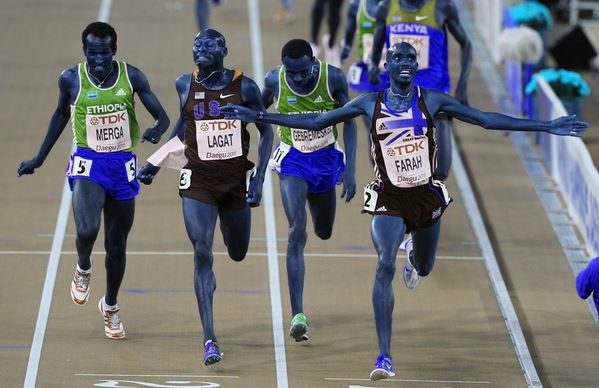
#> input picture objectrecogniton/Data/mo.png, 599 x 388 px, found by its file name
$ jupyter execute HoGfeatures.ipynb   (older library calls are emulated)
#> lines starting #> are read from the running program, lines starting #| are printed output that depends on the picture; after the words box and inside, x2 and y2 are one past the last pixel; in counts of white or black regions, pixels touching at a corner belong together; long printed decimals are rounded
# Histogram of Oriented Gradients: Step-by-Step
* Author: Johannes Maucher
* Last update: 20.04.2022

Histogram of Oriented Gradients (HoG) is a global feature representation, in the sense that one feature description is calculated for the entire image or an image-patch. The descriptor is a vector which contains many histograms. Each histogram belongs to a local area within the image and counts the frequency of gradient-directions in this local area.

In images gradients in x- and y-direction, can easily be calculated by filters like *Prewitt*, *Sobel*, or the first-order derivative of a Gaussian. The magnitude of a gradient is large at edges and the orientation of the gradient-vector indicates the orientation of edges. Hence HoG-features encode the structure of objects in an image and can be applied for all detection and recognition tasks, for which structure-information is assumed to be crucial.

HoG is particularly well suited for human detection and tracking. For this task it has initially be investigated in [Dalal and Triggs; Histograms of Oriented Gradients for Human Detection](http://lear.inrialpes.fr/people/triggs/pubs/Dalal-cvpr05.pdf).

In this notebook the calculation of a HoG-descriptor of an image-patch is demonstrated step-by-step. In follow-up notebooks the application of HoG-descriptors for the detection of pedestrians in images and for tracking of pedestrians in videos are demonstrated.

[cell 1]
#from __future__ import print_function
#from imutils.object_detection import non_max_suppression
#from imutils import paths
import numpy as np
#import imutils
import cv2
#from PIL import Image
from matplotlib import pyplot as plt
np.set_printoptions(precision=2,suppress=True)

[cell 2]
imagePath="../Data/mo.png"
image = cv2.imread(imagePath)
#> image is the input picture: shape (388, 599, 3); mean B, G, R 117.7, 114.4, 112.7
print(type(image))
#| <class 'numpy.ndarray'>
plt.figure(figsize=(12,10))
plt.axis("off")
plt.imshow(image)
plt.show()

## Extract Image Patch
HoG are calculated for image patches (i.e. sub-windows within the image). For example in a pedestrian-detection task a window is slided over the entire image. At each window-position the HoG-descriptor is calculated. This HoG-descriptor is then passed to a binary classifier, e.g. a Support-Vector-Machine (SVM), which determines whether or not there is a pedestrian in the current sub-window.

In this exercise a patch-size of 128 rows and 64 columns is applied. In the code cell below the upper-left corner of the patch is at position `Location`. The patch is further subdivided into regions of size $8 \times 8$. For each of these region an individual histogram is calculated. The entire HoG-descriptor of the patch is the concatenation of all regional histograms within the patch.

> **Note:** The origin of the numpy-array, to which the image has been imported by `cv2.imread()` is at the upper-left corner. The first axis corresponts to the vertical, the second to the horizontal and the third to the channel-dimension.

[cell 3]
np_im=image.copy()
#Location=[0,0]
Location=[120,190]  # first component is vertical axis, second is horizontal axis
PatchSize=[128,64]  # first component is vertical axis, second is horizontal axis
numlinesY=int(PatchSize[0]/8)
numlinesX=int(PatchSize[1]/8)

#Draw frame around selected patch
plt.figure(figsize=(12,10))
cv2.rectangle(np_im, (Location[1], Location[0]),
                      (Location[1]+PatchSize[1],Location[0]+PatchSize[0]),
                     (0, 0, 255), 1)

#Draw region boundaries within the patch
for x in range(numlinesX):
    cv2.line(np_im,(Location[1]+8*(x+1),Location[0]),
                   (Location[1]+8*(x+1),Location[0]+PatchSize[0]),
                   (0, 0, 255), 1)
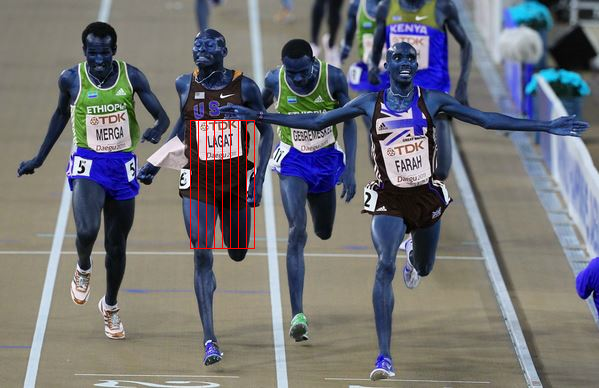
#> np_im: shape (388, 599, 3); mean B, G, R 117.3, 113.9, 113.7
for y in range(numlinesY):
    cv2.line(np_im,(Location[1],Location[0]+8*(y+1)),
                   (Location[1]+PatchSize[1],Location[0]+8*(y+1)),
                   (0, 0, 255), 1)
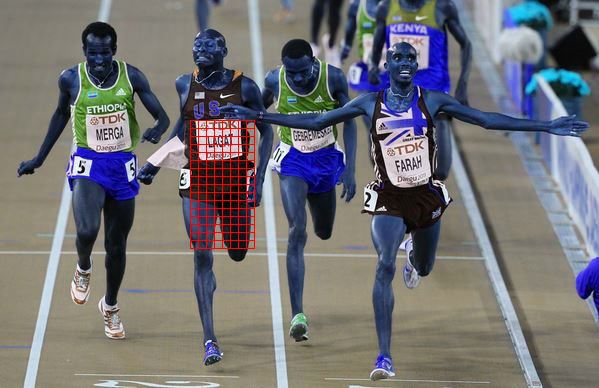
#> np_im: shape (388, 599, 3); 0.36% of pixels changed, all inside (x1, y1, x2, y2) = (191, 128, 254, 241)
plt.imshow(np_im)
plt.show()

## Calculate Gradient
### Apply Sobel Filter to calculate partial derivations
For each of the 3 channels the derivation in x- and y-direction is calculated by applying the *Sobel-filter*.

[cell 4]
np_im2=image.copy()
gx = cv2.Sobel(np_im2, cv2.CV_32F, 1, 0, ksize=1)
gy = cv2.Sobel(np_im2, cv2.CV_32F, 0, 1, ksize=1)
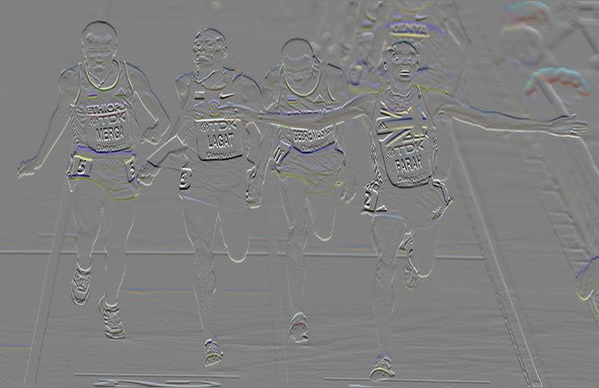
#> gy: shape (388, 599, 3) float32; mean B, G, R 0.1, 0.2, 0.2; drawn with min black and max white

[cell 5]
print(gx.shape)
#| (388, 599, 3)
print(gy.shape)
#| (388, 599, 3)

[cell 6]
plt.figure(figsize=(12,10))
plt.imshow(gx,)
plt.show()

[cell 7]
gx.shape

[cell 8]
plt.figure(figsize=(12,10))
plt.imshow(gy)
plt.show()

### Analyse Pixels and Gradients in a $8 \times 8$ region
For the upper left $8 \times 8$-region of the selected patch the pixel values of channel `Chan` are displayed and visualized in the following code cells. There is a vertical edge in within this region. Hence there should be high values for the gradients in direction of *x*.

> **Note:** In this notebook an angle of 0 degrees points to the right and an angle of 90 degrees points to the top.

[cell 9]
Chan=0  # Channel to be used for visualisation
W=8     # Region-width and -height

Pixel values in the selected channel at the selected region:

[cell 10]
print(np_im2[Location[0]:Location[0]+W,Location[1]:Location[1]+W,Chan])
#| [[ 30  17  31  26 102 114  98 102]
#|  [ 47  45  36  30  50 133 235 244]
#|  [ 30  31  59  56   0  82 232 210]
#> (further printed lines are left out)

[cell 11]
plt.imshow(np_im2[Location[0]:Location[0]+W,Location[1]:Location[1]+W])
plt.show()

Gradient $g_x$ in x-direction of the selected channel:

[cell 12]
print(gx[Location[0]:Location[0]+W,Location[1]:Location[1]+W,Chan])
#| [[-15.   1.   9.  71.  88.  -4. -12.  25.]
#|  [  2. -11. -15.  14. 103. 185. 111.  13.]
#|  [  1.  29.  25. -59.  26. 232. 128. -15.]
#> (further printed lines are left out)

Gradient $g_y$ in y-direction of the selected channel:

[cell 13]
print(gy[Location[0]:Location[0]+W,Location[1]:Location[1]+W,Chan])
#| [[  31.   23.    8.    4.   26.   99.  165.  152.]
#|  [   0.   14.   28.   30. -102.  -32.  134.  108.]
#|  [  -8.   -9.  -25.    3.  -50.  -69.  -13.  -49.]
#> (further printed lines are left out)

### Magnitude and Angle of the Gradients
The magnitude and the direction of the gradient can be calculated as follows:

$$
|g| = \sqrt{g_x^2+g_y^2}
$$
$$
\Theta = arctan\left( \frac{g_y}{g_x}\right)
$$

For this calculation *opencv*'s `cartToPolar()`-function can be applied:

[cell 14]
mag, angle = cv2.cartToPolar(gx, gy, angleInDegrees=True)
print(mag.shape)
#| (388, 599, 3)
print(angle.shape)
#| (388, 599, 3)

For ease of visualization, magnitude and angle are represented as integers:

[cell 15]
mag=mag.astype(int)
angle=angle.astype(int)

Gradient-magnitude of the selected channel and region:

[cell 16]
print(mag[Location[0]:Location[0]+W,Location[1]:Location[1]+W,Chan])
#| [[ 34  23  12  71  91  99 165 154]
#|  [  2  17  31  33 144 187 174 108]
#|  [  8  30  35  59  56 242 128  51]
#> (further printed lines are left out)

[cell 17]
plt.figure(figsize=(12,10))
plt.imshow(mag)
plt.show()

[cell 18]
mag.shape

## Apply max-operator over channels

Up to now gradients have been calculated for all channels individually. For calculating the HOG-descriptor, at each pixel-position the channel with the highest gradient at this position is determined. Only the gradients of the locally strongest channel are applied in the HoG-descriptor.

The array `maxChan`, as calculated below, contains for each pixel the channel with the highest magnitude at the pixel's position.

[cell 19]
maxChan=np.argmax(mag,axis=2)
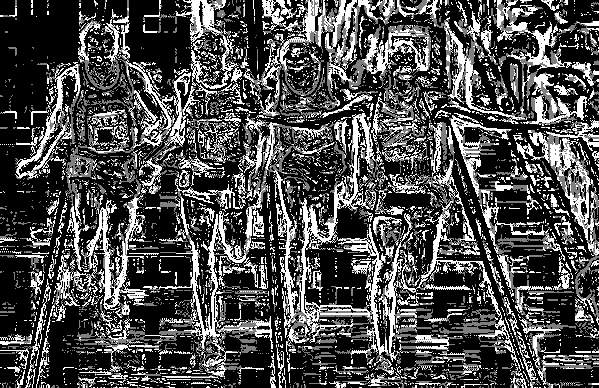
#> maxChan: shape (388, 599) int64; min 0, max 2, mean 0.604; drawn with min black and max white
print(maxChan.shape)
#| (388, 599)

As shown below, at the upper-left pixel in the selected patch channel 0 has the strongest gradient. One pixel below, the highest gradient-magnitude is in channel 1.

[cell 20]
print(maxChan[Location[0]:Location[0]+W,Location[1]:Location[1]+W])
#| [[0 0 0 1 1 1 1 1]
#|  [1 1 2 1 1 0 0 2]
#|  [1 0 0 0 1 0 0 1]
#> (further printed lines are left out)

Calculate a 2-dimensional array, which contains only the **gradient-magnitude** of the locally *strongest* channel (strongest=channel with highest gradient).

[cell 21]
maxmag=np.zeros(maxChan.shape)
for r in range(maxChan.shape[0]):
    for c in range(maxChan.shape[1]):
        maxmag[r,c]=mag[r,c,maxChan[r,c]]
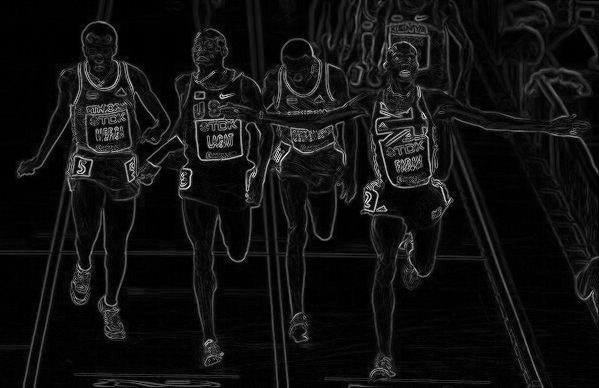
#> maxmag: shape (388, 599) float64; min 0, max 347, mean 23.4; drawn with min black and max white
print(maxmag.shape)
#| (388, 599)

Visualisation of the maximum Gradient:

[cell 22]
plt.figure(figsize=(12,10))
plt.imshow(maxmag)
plt.show()

Calculate a 2-dimensional array, which contains only the **gradient-angles** of the locally *strongest* channel (strongest=channel with highest gradient).

[cell 23]
maxangle=np.zeros(maxChan.shape)
for r in range(maxChan.shape[0]):
    for c in range(maxChan.shape[1]):
        maxangle[r,c]=angle[r,c,maxChan[r,c]]
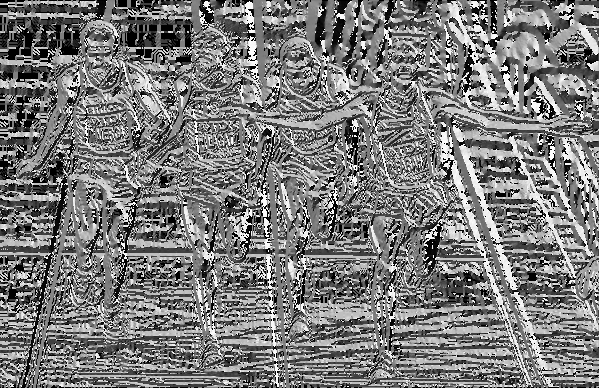
#> maxangle: shape (388, 599) float64; min 0, max 359, mean 173.5; drawn with min black and max white
print(maxangle.shape)
#| (388, 599)

Strongest gradient-magnitudes in the selected region:

[cell 24]
print(maxmag[Location[0]:Location[0]+W,Location[1]:Location[1]+W])
#| [[ 34.  23.  12.  96. 115. 130. 203. 184.]
#|  [  4.  27.  32.  54. 168. 187. 174. 120.]
#|  [  9.  30.  35.  59.  89. 242. 128.  77.]
#> (further printed lines are left out)

Strongest gradient-angles in the selected region:

[cell 25]
print(maxangle[Location[0]:Location[0]+W,Location[1]:Location[1]+W])
#| [[115.  87.  41.   0.  21.  97. 100.  87.]
#|  [180. 154. 126.  27. 323. 350.  50.  92.]
#|  [237. 342. 315. 177. 313. 343. 354. 228.]
#> (further printed lines are left out)

## Create Histogram of single $8 \times 8$-region

For each $8 \times 8$-region of the selected patch a 9-bin histogram is calculated. The bin-centers are

$$0°,20°,40°,60°,80°,100°,120°,140°,160°.$$

Gradient angles $\Theta$ with a value of $\Theta>180°$ are mapped to their opposite direction $\Theta'=\Theta-180°$.

[cell 26]
def anglemapper(x):
    if x >=180:
        return x-180
    else:
        return x

[cell 27]
vfunc = np.vectorize(anglemapper)
mappedAngles=(vfunc(maxangle))
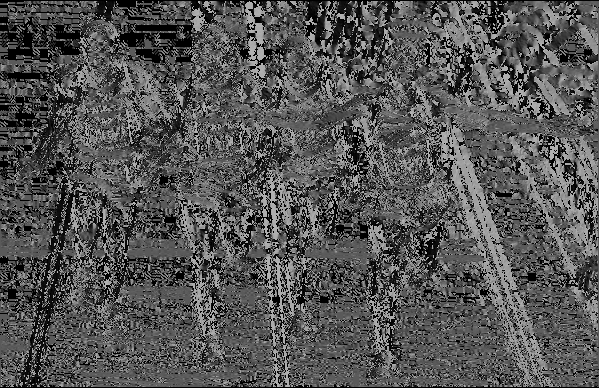
#> mappedAngles: shape (388, 599) float64; min 0, max 179, mean 84.2
print(mappedAngles[Location[0]:Location[0]+W,Location[1]:Location[1]+W])
#| [[115.  87.  41.   0.  21.  97. 100.  87.]
#|  [  0. 154. 126.  27. 143. 170.  50.  92.]
#|  [ 57. 162. 135. 177. 133. 163. 174.  48.]
#> (further printed lines are left out)

After this mapping into the range $\left[ 0,180 \right]$, each of the 64 gradient-angles in the region contributes to one or two bins of the histogram as follows:

* If the gradient-angle $\Theta_{ij}$ is equal to one of the 9 bin-centers, then position $i,j$ adds the value $|g_{ij}|$ to the bin with center $\Theta_{ij}$, where $|g_{ij}|$ is the gradient-magnitude at position $i,j$.

* If the gradient-angle $\Theta_{ij}$ lies between two bin-centers, where $\Theta_L$ is the next lower and $\Theta_R$ ist the next higher bin-center, then position $i,j$ adds
    * the value $|g_{ij}| \cdot r$ to the bin with center $\Theta_R$, and
    * the value $|g_{ij}| \cdot (1-r)$ to the bin with center $\Theta_L$,

    where

    $$r=\frac{\Theta_{ij}-\Theta_L}{20}.$$

    Due to the circular nature of angles, the next higher bin center $\Theta_R$ for all angles $160°<\Theta_{ij}<180°$ is $0°$.

 **Example:** Assume that at a given pixel the gradient-magnitude is $|g|=40$ and the gradient-angle is $325°$. The gradient-angle is mapped to $\Theta=325-180=145$. The next lower bin-center is $\Theta_L=140$, the next higher bin-center is $\Theta_R=160$. This gradient contributes a value of $0.25 \cdot 40 = 10$ to the bin centered at $\Theta_R=160$ and a value of $0.75 \cdot 40 = 30$ to the bin centered at $\Theta_L=140$.

The function `createHist()`, as defined in the following code cell, calculates for the gradient-angles `AngArray` and the gradient magnitudes `MagArray` of a given array the corresponding histogram.

[cell 28]
def createHist(AngArray,MagArray,BS=20,BINS=9):
#> called with AngArray = array of shape (8, 8), MagArray = array of shape (8, 8), BS = 20, BINS = 9
    hist=np.zeros(BINS)
    for r in range(AngArray.shape[0]):
        for c in range(AngArray.shape[1]):
            #print(AngArray[r,c])
            binel,rem = np.divmod(AngArray[r,c],BS)
            weightR=rem*1.0/BS
            weightL=1-weightR
            deltaR=MagArray[r,c]*weightR
            deltaL=MagArray[r,c]*weightL
            binL=int(binel)
            binR=np.mod(binL+1,BINS)
            hist[binL]+=deltaL
            hist[binR]+=deltaR
#> after the loop, hist = [1796.5, 331.2, 240, 175.5, 257.9, 476.2, 173.9, 406.6, 1148.1]
    return hist

Next, we apply this function `createHist()` for calculating the histogram of the upper left region in the selected patch:

[cell 29]
spotAngles=mappedAngles[Location[0]:Location[0]+W,Location[1]:Location[1]+W]
spotMag=maxmag[Location[0]:Location[0]+W,Location[1]:Location[1]+W]
spotHist=createHist(spotAngles,spotMag)
#> spotHist has the same summary as hist in createHist
print('Gradient histogram of the selected region:')
print(spotHist)
#| [1796.55  331.25  240.05  175.45  257.9   476.25  173.9   406.55 1148.1 ]

[cell 30]
plt.bar(range(9),spotHist)
plt.xticks(range(9),[0,20,40,60,80,100,120,140,160])
plt.title("Histogram of Gradients in selected patch")
plt.show()

## Normalization

The historgrams of gradients must be normalized in order to make them robust with respect to overall lighting. For example, consider the case, where a stronger lighting of the scene yields a doubling of all pixel values. Then also the gradient-magnitudes and thus the histogram-values will be doubled. In order to avoid this a *L2-normalization* is applied. However, this normalization is not processed across a single histogram but across a *super-region* of size $16 \times 16$, which is covered by 4 histograms.

The following code cells draws the first two super-regions in the upper-left part of the considered patch. Each super-region contains $2 \times 2$ regions of size $8 \times 8$. First a 36-Bin normalized histogram is calculated for the green super-region. Then the window is shifted by 8 pixels to the right to the position of the red super-region and so on. All in all there will be $7 \times 15 =105$ super-region positions within this patch, resulting in a HoG-descriptor of length $105 \times 36 = 7380 Bins.$

[cell 31]
patch = np_im[Location[0]:Location[0]+PatchSize[0],Location[1]:Location[1]+PatchSize[1]].copy()
SR=16
plt.figure(figsize=(14,10))
cv2.rectangle(patch, (W, 0), (W+SR,SR),(255, 0, 0), 1)
cv2.rectangle(patch, (0, 0), (SR,SR),(0, 255, 0), 1)
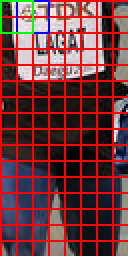
#> patch: shape (128, 64, 3) (shown 2 times larger); mean B, G, R 62.5, 58.6, 114.8
plt.imshow(patch)
plt.show()

In the following code-cells the normalized 36-Bin histogram for the green super-region is calculated.

First, the four 9-Bin histograms for the regions within the green super-region are obtained:

[cell 32]
hist11=spotHist
#> hist11 has the same summary as hist in createHist
print(hist11)
#| [1796.55  331.25  240.05  175.45  257.9   476.25  173.9   406.55 1148.1 ]
spotAngles=mappedAngles[Location[0]:Location[0]+W,Location[1]+W:Location[1]+2*W]
spotMag=maxmag[Location[0]:Location[0]+W,Location[1]+W:Location[1]+2*W]
hist12=createHist(spotAngles,spotMag)
#> hist12 = [232.4, 529, 568, 484.2, 1899.9, 968.3, 264.9, 241.9, 237.5]
print(hist12)
#| [ 232.4   528.95  568.    484.2  1899.9   968.25  264.85  241.95  237.5 ]
spotAngles=mappedAngles[Location[0]+W:Location[0]+2*W,Location[1]:Location[1]+W]
spotMag=maxmag[Location[0]+W:Location[0]+2*W,Location[1]:Location[1]+W]
hist21=createHist(spotAngles,spotMag)
#> hist21 = [2723.5, 209.6, 41.65, 24, 24.8, 49.3, 182.7, 207.9, 449.6]
print(hist21)
#| [2723.55  209.6    41.65   24.     24.8    49.3   182.65  207.9   449.55]
spotAngles=mappedAngles[Location[0]+W:Location[0]+2*W,Location[1]+W:Location[1]+2*W]
spotMag=maxmag[Location[0]+W:Location[0]+2*W,Location[1]+W:Location[1]+2*W]
hist22=createHist(spotAngles,spotMag)
#> hist22 = [286.2, 59.85, 93.85, 164.6, 485.4, 498.6, 197.1, 128.2, 420.4]
print(hist22)
#| [286.2   59.85  93.85 164.55 485.35 498.6  197.1  128.15 420.35]

The four non-normalized histograms are visualized in the code-cell below:

[cell 33]
histList=[hist11,hist12,hist21,hist22]
titles=["Upper Left","Upper Right","Lower Left","Lower Right"]
plt.figure(figsize=(14,14))
i=1
for h in histList:
    plt.subplot(2,2,i)
    plt.title(titles[i-1]+" Region")
    plt.bar(range(9),h)
    plt.xticks(range(9),[0,20,40,60,80,100,120,140,160])
    plt.ylim((0,2000))
    i+=1
#> this loop made 4 passes
#> after the loop, i = 5
    #plt.title("Histogram of Gradients in selected patch")
plt.show()
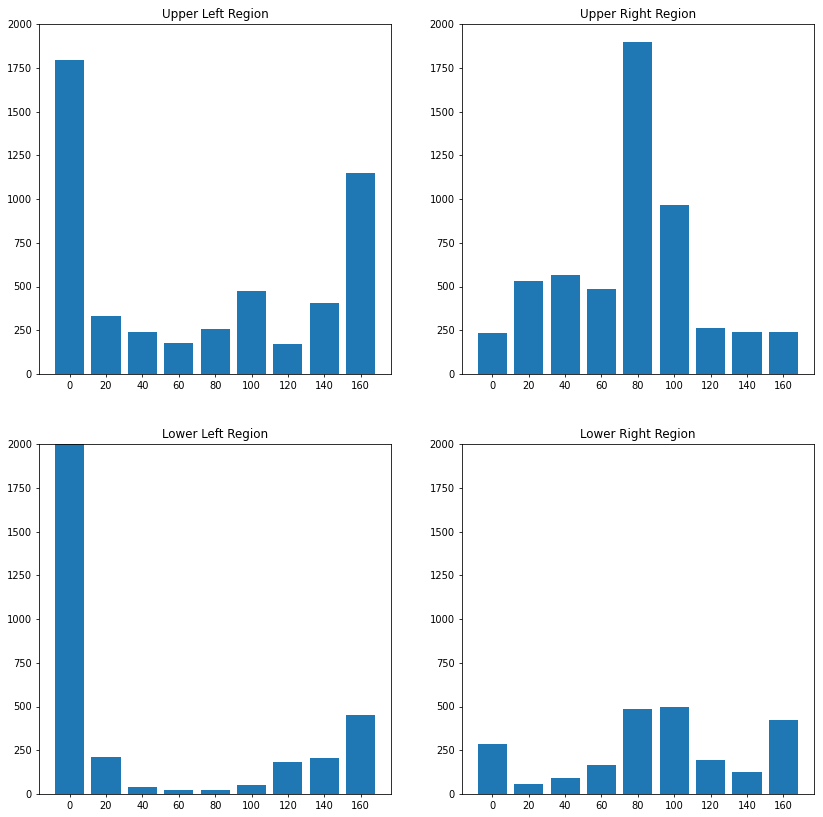
#> figure drawn by matplotlib, 4 panels; panel 1: tallest bar 1796.5 high, from x = -0.4 to 0.4; panel 2: tallest bar 1899.9 high, from x = 3.6 to 4.4; panel 3: tallest bar 2723.5 high, from x = -0.4 to 0.4; panel 4: tallest bar 498.6 high, from x = 4.6 to 5.4

Next, L2-normalization is performed over a vector, which is the concatenation of all 4 histograms in the region:

[cell 34]
histRegion=np.array([bin for hist in histList for bin in hist])
#> histRegion = 36 values, max 2723.5 at index 18, min 24 at index 21, mean 463.3
print("\nRaw Histogram of upper-left super-region:")
print(histRegion)
#| [1796.55  331.25  240.05  175.45  257.9   476.25  173.9   406.55 1148.1
#|   232.4   528.95  568.    484.2  1899.9   968.25  264.85  241.95  237.5
#|  2723.55  209.6    41.65   24.     24.8    49.3   182.65  207.9   449.55
#> (further printed lines are left out)

l2norm=np.sqrt(np.sum(histRegion**2))
#> l2norm = 4409
print("\nL2-Norm:")
print(l2norm)
#| 4408.968
epsilon=1e-6 # define epsilon in order to prevent division by zero
histRegionNormed=histRegion/(l2norm+epsilon)
#> histRegionNormed = 36 values, max 0.618 at index 18, min 0.00544 at index 21, mean 0.105
print("\nNormalized Histogram of upper-left super-region:")
print(histRegionNormed)
#| [0.41 0.08 0.05 0.04 0.06 0.11 0.04 0.09 0.26 0.05 0.12 0.13 0.11 0.43
#|  0.22 0.06 0.05 0.05 0.62 0.05 0.01 0.01 0.01 0.01 0.04 0.05 0.1  0.06
#|  0.01 0.02 0.04 0.11 0.11 0.04 0.03 0.1 ]

[cell 35]
plt.figure(figsize=(18,8))
plt.bar(range(9*4),histRegionNormed)
plt.xticks(range(9*4),[0,20,40,60,80,100,120,140,160]*4)
for d in range(3):
    plt.plot([8.5+d*9,8.5+d*9],[0,0.5],"r--")
plt.title("Normalized Histogram of upper-left super-region (= 4 regions)")
plt.show()
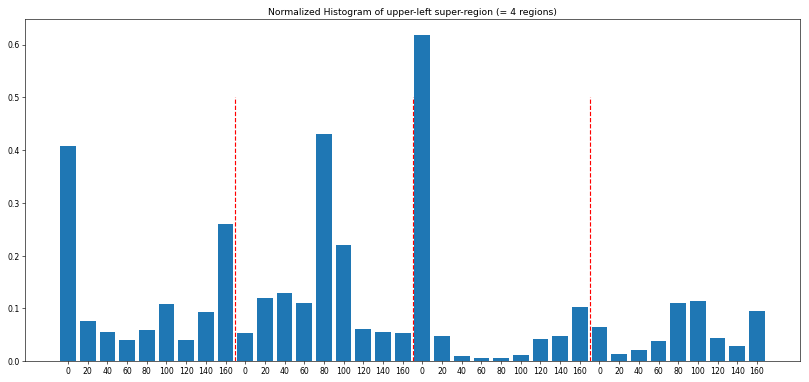
#> figure drawn by matplotlib, 1 panel; tallest bar 0.618 high, from x = 17.6 to 18.4
